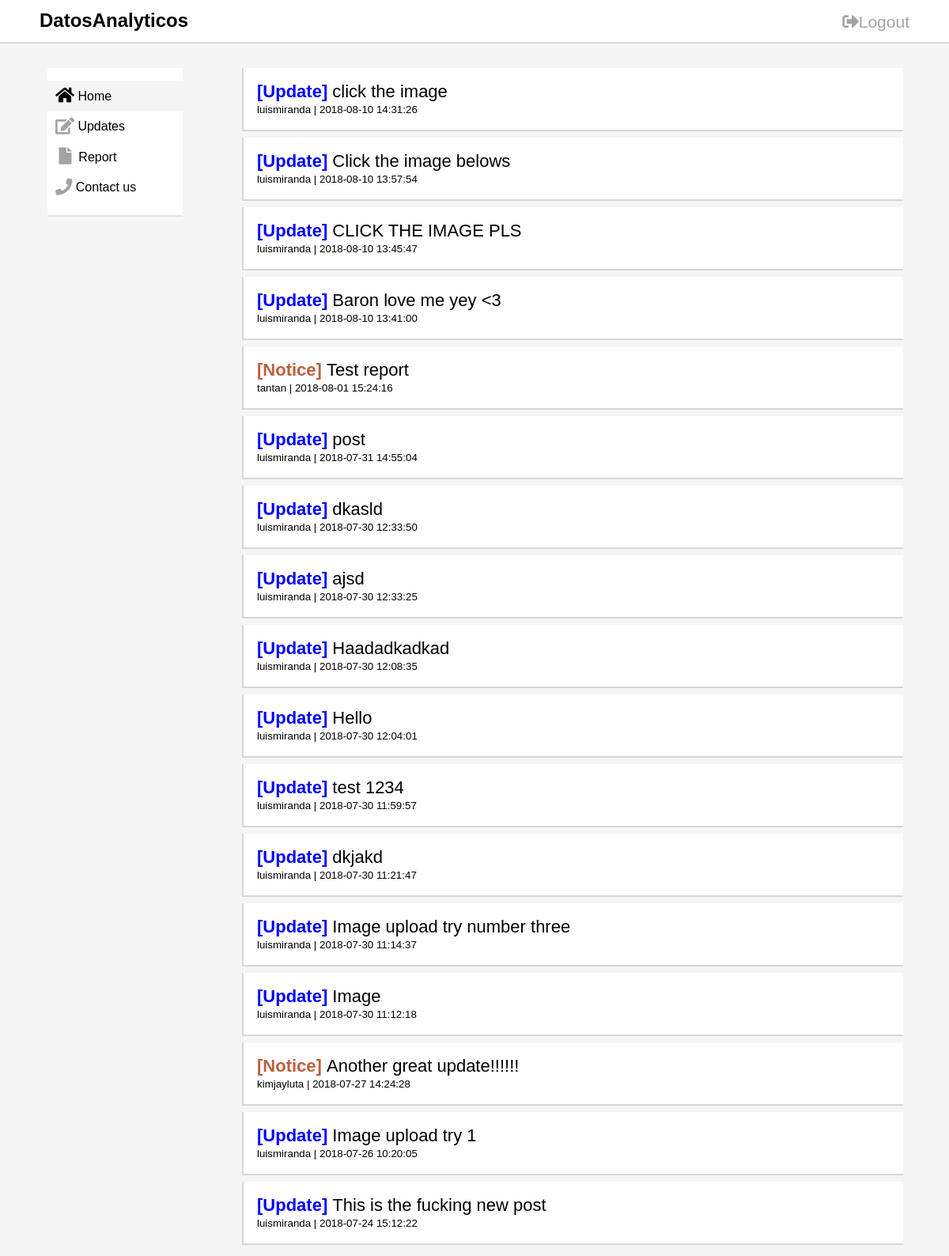
Screenshot of /index.php (signed in) with the database file from the repository.
### tables this page shows
CREATE TABLE `posts` (
  `id` int(11) NOT NULL,
  `title` text NOT NULL,
  `description` text NOT NULL,
  `posted_at` datetime NOT NULL,
  `likes` int(255) NOT NULL,
  `comments` int(11) NOT NULL,
  `user_id` int(11) NOT NULL
);

CREATE TABLE `users` (
  `id` int(11) NOT NULL,
  `username` varchar(255) NOT NULL,
  `password` varchar(255) NOT NULL,
  `email` varchar(255) NOT NULL,
  `firstname` varchar(255) NOT NULL,
  `lastname` varchar(255) NOT NULL,
  `type` int(11) NOT NULL
);

### index.php (the view, shortened to what this page needs)
<?php
    include "functions/database.php";
    @$loggedType = $_SESSION['type'];
?>
<!doctype html>
<html lang="en">
<head>
    <link rel="stylesheet" href="https://use.fontawesome.com/releases/v5.1.0/css/all.css">
    <link rel="stylesheet" href="css/index.css">
</head>
<body>
<nav class="nav">
    <div class="container">
        <h2  style="margin: 6px 0 10px 0; float: left;">DatosAnalyticos</h2>
        <a href="functions/lslfunction.php?logout" type="submit" id="logout"><i class="fas fa-sign-out-alt"  ></i>Logout</a>
    </div>
</nav>
<div class="container">
    <div class="row">
        <div class="colOne">
            <ul>
                <li class="active"><a href="index.php" class="link" ><i class="fas fa-home fa-lg"></i> Home</a></li>
                <li><a href="updates.php" class="link"><i class="fas fa-edit fa-lg" style="color: #a5a2a2;"></i> Updates</a></li>
                <?php
                    if ($loggedType > 0){
                        echo ' <li><a href="adminpost.php" class="link"><i class="fas fa-pen-alt fa-lg" style="color: #a5a2a2;"></i>  Post</a></li>';
                        echo ' <li><a href="sent_reports.php" class="link"><i class="fas fa-envelope-open" style="color: #a5a2a2;"></i> View reports</a></li>';
                    } else{
                        echo '<li><a href="report.php" class="link">&nbsp;<i class="fas fa-file fa-lg" style="color: #a5a2a2;"></i>&nbsp;&nbsp;Report</a></li>';
                    }
                ?>
                <li><a href="#" class="link"><i class="fas fa-phone fa-lg" style="color: #a5a2a2;"></i>&nbsp;Contact us</a></li>
            </ul>
        </div>
        <div>
            <?php
                $query = mysqli_query($connect,"SELECT posts.*,users.username FROM posts,users WHERE posts.user_id = users.id ORDER BY posted_at DESC");
                $posts = array();
                 while ($row = mysqli_fetch_array($query)){
                     array_push($posts,$row);
                 }
                foreach ($posts as $p){
                    echo "<div class='colTwo'>";
                    if ($p['user_id'] == 2){
                        echo " <a href='viewpost.php?id=".$p['id']."' style='text-decoration-line:none; color: black; font-size: 22px;'><strong style='color:blue;'>[Update] </strong>".$p['title']."</a><br>";
                    } else{
                        echo " <a href='viewpost.php?id=".$p['id']."' style='text-decoration-line:none; color: black; font-size: 22px;'><strong style='color:#bd5f3c;'>[Notice] </strong>".$p['title']."</a><br>";
                    }
                    echo "<small>".$p['username']." | ".$p['posted_at']." </small>";
                    echo "</div>";
                }
            ?>
        </div>
    </div>
</div>
</body>
</html>

### css/index.css (style rules this page uses)
body { margin: 0; background-color: whitesmoke; }
* { font-family: Arial, sans-serif; }
.nav { height: 53px; background-color: white; margin-bottom: 25px; border-bottom: 2px solid #d8d7d7; }
.container { width: 1100px; padding: 6px; margin: auto; }
.colOne { background: white; width: 171px; float: left; border-bottom:2px solid #bfbfbf6b; margin-left: 10px; }
.colTwo { width: 800px; margin-left: 16rem; padding: 17px; background-color: white; margin-bottom: 8px; font-family: sans-serif; border-bottom: 2px solid #d8d7d7; border-left: 2px solid #d8d7d7; }
.link { text-decoration: none; color: #000; font-size: 16px; text-align: center; }
.active { background: whitesmoke; }
#logout { float: right; margin-top: 10px; font-size: 21px; color: #a5a2a2; text-decoration: none; }
ul { list-style: none; padding-left: 0 !important; }
ul>li { font-family: sans-serif; padding: 10px; }

### rows the page displays
posts: title "click the image", user.username "luismiranda", posted_at "2018-08-10 14:31:26"
posts: title "Click the image belows", user.username "luismiranda", posted_at "2018-08-10 13:57:54"
posts: title "CLICK THE IMAGE PLS", user.username "luismiranda", posted_at "2018-08-10 13:45:47"
posts: title "Baron love me yey <3", user.username "luismiranda", posted_at "2018-08-10 13:41:00"
posts: title "Test report", user.username "tantan", posted_at "2018-08-01 15:24:16"
posts: title "post", user.username "luismiranda", posted_at "2018-07-31 14:55:04"
posts: title "dkasld", user.username "luismiranda", posted_at "2018-07-30 12:33:50"
posts: title "ajsd", user.username "luismiranda", posted_at "2018-07-30 12:33:25"
posts: title "Haadadkadkad", user.username "luismiranda", posted_at "2018-07-30 12:08:35"
posts: title "Hello", user.username "luismiranda", posted_at "2018-07-30 12:04:01"
posts: title "test 1234", user.username "luismiranda", posted_at "2018-07-30 11:59:57"
posts: title "dkjakd", user.username "luismiranda", posted_at "2018-07-30 11:21:47"
posts: title "Image upload try number three", user.username "luismiranda", posted_at "2018-07-30 11:14:37"
posts: title "Image", user.username "luismiranda", posted_at "2018-07-30 11:12:18"
posts: title "Another great update!!!!!!", user.username "kimjayluta", posted_at "2018-07-27 14:24:28"
posts: title "Image upload try 1", user.username "luismiranda", posted_at "2018-07-26 10:20:05"
posts: title "This is the fucking new post", user.username "luismiranda", posted_at "2018-07-24 15:12:22"
